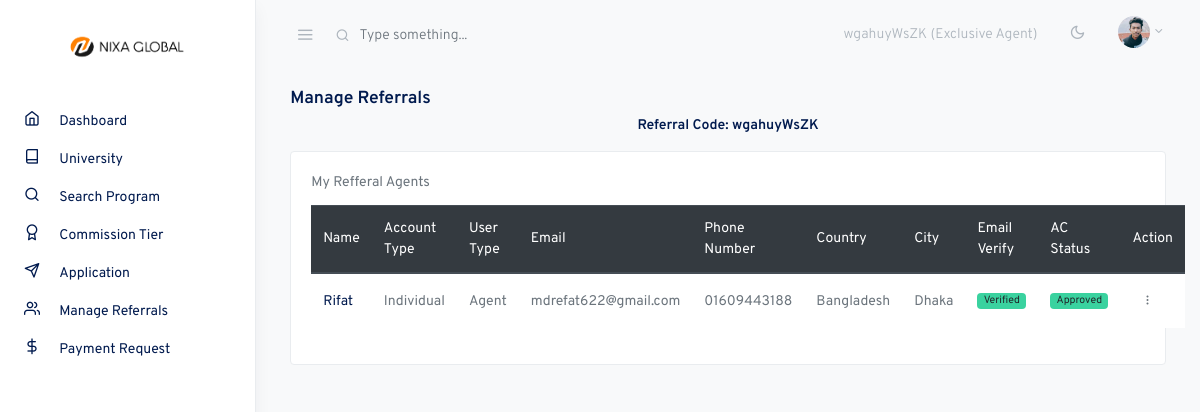
Page /my_agents/ (signed in) on the committed database.
### account/models.py (models this page shows, shortened)
class CustomUser(AbstractUser):
    user_type = models.CharField(max_length=20, choices=UserType.choices, default=UserType.AGENT)
    account_type = models.CharField(max_length=20, choices=AccountType.choices, default=AccountType.INDIVIDUAL)
    email = models.EmailField(unique=True)
    phone_number = models.CharField(max_length=20)
    address = models.CharField(max_length=200)
    country = models.CharField(max_length=100)
    city = models.CharField(max_length=100)
    post_code = models.CharField(max_length=20)
    referral_code = models.CharField(max_length=20, unique=True, blank=True, null=True)
    referred_by = models.ForeignKey('self', on_delete=models.SET_NULL, null=True, blank=True)
    is_verified = models.BooleanField(default=False)
    email_verification_token = models.CharField(max_length=100, blank=True, null=True)
    email_verification_sent_at = models.DateTimeField(null=True, blank=True)
    identification_document = models.ForeignKey('IdentificationDocument', on_delete=models.SET_NULL, null=True, blank=True)
    avatar = models.ImageField(upload_to='avatars/', blank=True)
    company_name = models.CharField(max_length=200, null=True, blank=True)
    profession = models.CharField(max_length=100, null=True, blank=True)
    @property
    def is_agent(self):
        return self.user_type in [UserType.AGENT]
    @property
    def is_admin(self):
        return self.user_type == UserType.ADMIN
    @property
    def is_exclusive_agent(self):
        return self.user_type == UserType.EXCLUSIVE_AGENT
    class Meta:
        verbose_name = "User"
        verbose_name_plural = "     Users"

### core/views.py (the view)
# urls.py: path('my_agents/', views.my_agents, name="my_agents"),
@login_required
@any_user_required
def my_agents(request):
    user = request.user
    if not user.is_admin:
        agents = CustomUser.objects.filter(referred_by=request.user).order_by('-date_joined')
        print(agents)
        context = {
            'agents': agents
        }
        return render(request, 'portal/my_agents.html', context)
    else:
        return redirect('core:dashboard')

### templates/portal/my_agents.html (shortened to what this page needs)
{% extends 'portal/assets/base.html' %}
{% block content %}
<div class="container-fluid">
  <div class="row justify-content-center">
    <div class="col-12">
      <div class="row">
        <div class="col-md-12">
          <h5 class="mb-2">Manage Referrals</h5>
          <div class="text-center mb-3">
            <h6>
              Referral Code: {{request.user.referral_code}}
            </h6>
          </div>
          <div class="card">
            <div class="card-body">
              <div class="card-title">My Refferal Agents</div>
              <table class="table  table-striped">
                <thead class="thead-dark">
                  <tr role="row">
                    <th>Name</th>
                    <th>Account Type</th>
                    <th>User Type</th>
                    <th>Email</th>
                    <th>Phone Number</th>
                    <th>Country</th>
                    <th>City</th>
                    <th>Email Verify</th>
                    <th>AC Status</th>
                    <th>Action</th>
                  </tr>
                </thead>
                <tbody>
                  {% for agent in agents %}
                  <tr>
                    <th scope="col">{{agent.first_name}} {{agent.last_name}}</th>
                    <td>{{agent.account_type}}</td>
                    <td>{{agent.user_type}}</td>
                    <td>{{agent.email}}</td>
                    <td>{{agent.phone_number}}</td>
                    <td>{{agent.country}}</td>
                    <td>{{agent.city}}</td>
                    <td><span class="badge badge-pill {% if agent.is_verified %} badge-success {% else %} badge-warning {% endif %}">{% if agent.is_verified %} Verified {% else %} Not Verified {% endif %}</span></td>
                    <td><span class="badge badge-pill {% if agent.is_active %} badge-success {% else %} badge-warning {% endif %}">{% if agent.is_active %} Approved {% else %} Pending {% endif %}</span></td>
                    <td>
                      <div class="dropdown">
                        <button class="btn btn-sm dropdown-toggle more-vertical" type="button" data-toggle="dropdown" aria-haspopup="true" aria-expanded="false">
                        </button>
                      </div>
                    </td>
                  </tr>
                  {% endfor %}
                </tbody>
              </table>
            </div>
          </div>
        </div>
      </div>
    </div>
  </div>
</div>
{% endblock %}

### templates/portal/assets/navbar.html (shortened to what this page needs)
{% load static %}
<nav class="topnav navbar navbar-light">
    <button type="button" class="navbar-toggler text-muted mt-2 p-0 mr-3 collapseSidebar">
      <i class="fe fe-menu navbar-toggler-icon"></i>
    </button>
    <form class="form-inline mr-auto searchform text-muted">
      <input class="form-control mr-sm-2 bg-transparent border-0 pl-4 text-muted" type="search" placeholder="Type something..." aria-label="Search">
    </form>
    <ul class="nav">
      <li class="nav-item nav-notif">
        <a class="nav-link text-muted my-2">
          {{request.user.referral_code}} ({{request.user.user_type}})
        </a>
      </li>
      <li class="nav-item">
        <a class="nav-link text-muted my-2" href="#" id="modeSwitcher" data-mode="light">
          <i class="fe fe-sun fe-16"></i>
        </a>
      </li>
      <li class="nav-item dropdown">
        <a class="nav-link dropdown-toggle text-muted pr-0" href="#" id="navbarDropdownMenuLink" role="button" data-toggle="dropdown" aria-haspopup="true" aria-expanded="false">
          <span class="avatar avatar-sm mt-2">
            {% if user.avatar %}
                <img src="{{ user.avatar.url }}" alt="..." class="avatar-img rounded-circle">
            {% else %}
                <img src="{% static 'assets/portal/./assets/avatars/face-1.jpg' %}" alt="..." class="avatar-img rounded-circle">
            {% endif %}
          </span>
        </a>
      </li>
    </ul>
  </nav>

### static/assets/portal/css/feather.css (style rules this page uses)
.fe { font-family: "feather" !important; speak: none; font-style: normal; font-weight: normal; font-variant: normal; text-transform: none; line-height: 1; -webkit-font-smoothing: antialiased; -moz-osx-font-smoothing: grayscale; }
.fe-16 { font-size: 16px; }
.fe-menu:before { content: ""; }
.fe-sun:before { content: ""; }

### rows in the picture
CustomUser: user.referral_code "wgahuyWsZK", user.user_type "Exclusive Agent", avatar (picture)
CustomUser: first_name "Rifat", account_type "Individual", user_type "Agent", email "mdrefat622@gmail.com", phone_number "01609443188", country "Bangladesh", city "Dhaka", is_verified "Verified", is_active "Approved"
